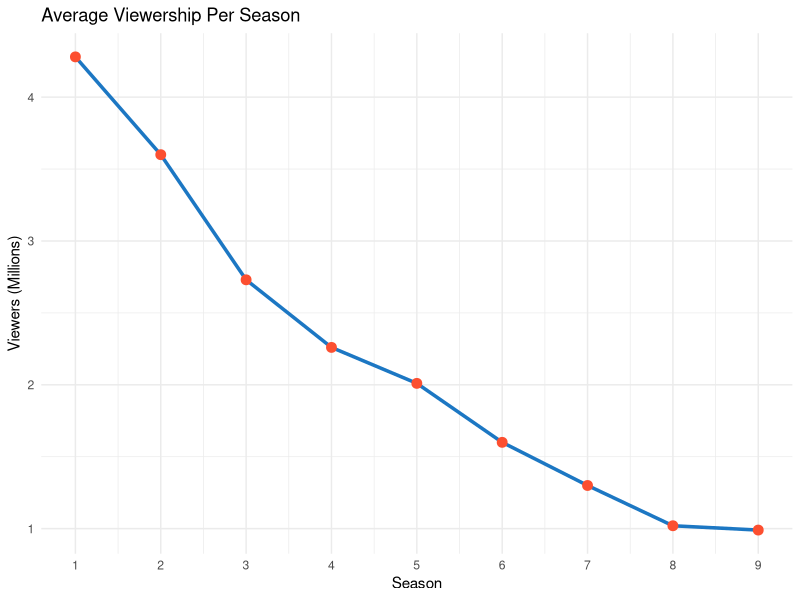
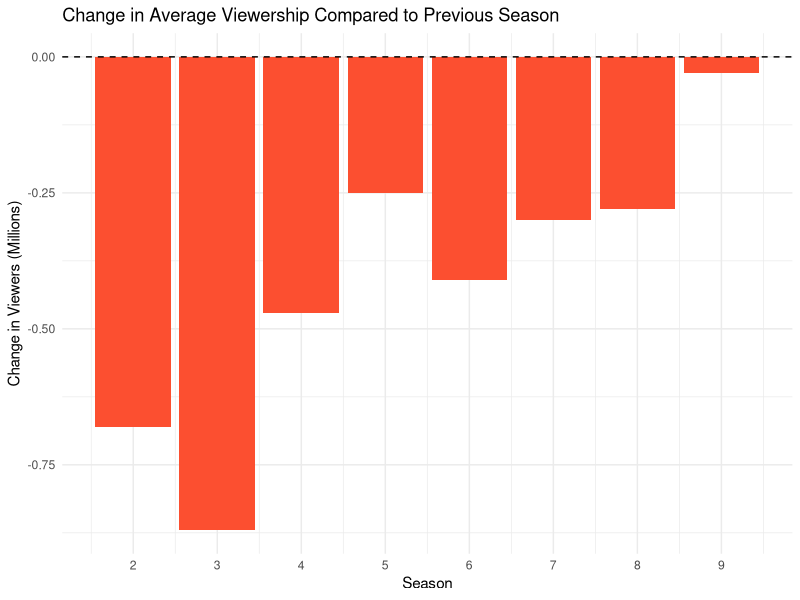

Source code (R) for these figures, in order:
## ---- chunk 1
library(tidyverse)
library(knitr)
library(ggplot2)
## ---- chunk 2
suits_data <- tibble::tribble(
  ~Season, ~Episodes, ~Avg_Viewers_Millions, ~Avg_Rating_18_49,
  1, 12, 4.28, 1.4,
  2, 16, 3.60, 1.2,
  3, 16, 2.73, 0.9,
  4, 16, 2.26, 0.7,
  5, 16, 2.01, 0.6,
  6, 16, 1.60, 0.4,
  7, 16, 1.30, 0.3,
  8, 16, 1.02, 0.2,
  9, 10, 0.99, 0.2
)
## ---- chunk 3
suits_data %>%
  kable(caption = "Average Viewership and Ratings Per Season of *Suits*", digits = 2)
## ---- chunk 4
ggplot(suits_data, aes(x = Season, y = Avg_Viewers_Millions)) +
  geom_line(color = "#1c77c3", size = 1.2) +
  geom_point(size = 3, color = "#fc4f30") +
  scale_x_continuous(breaks = 1:9) +
  labs(
    title = "Average Viewership Per Season",
    x = "Season",
    y = "Viewers (Millions)"
  ) +
  theme_minimal()
## ---- chunk 5
suits_data <- suits_data %>%
    mutate(Change = Avg_Viewers_Millions - lag(Avg_Viewers_Millions))

ggplot(suits_data[-1, ], aes(x = Season, y = Change)) +
    geom_col(fill = "#fc4f30") +
    geom_hline(yintercept = 0, linetype = "dashed") +
    scale_x_continuous(breaks = 1:9) +
    labs(
        title = "Change in Average Viewership Compared to Previous Season",
        x = "Season",
        y = "Change in Viewers (Millions)"
    ) +
    theme_minimal()
